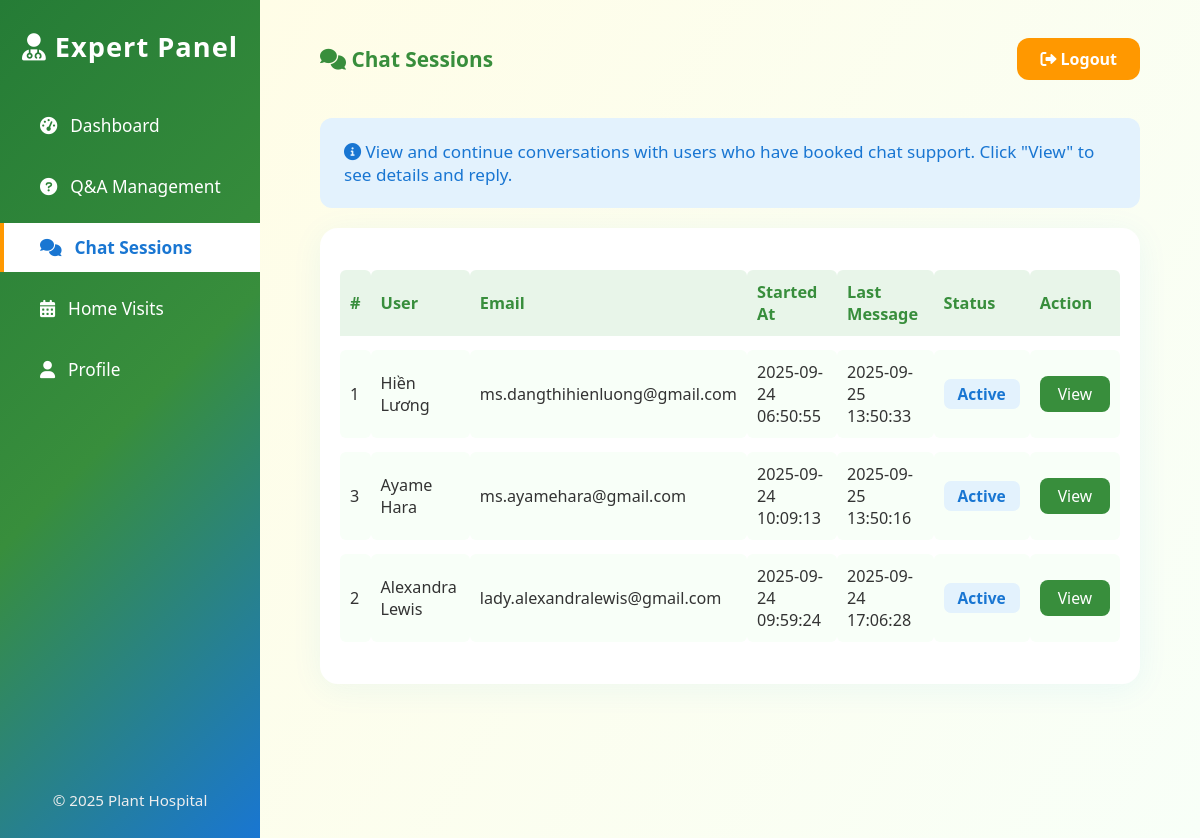
/expert/chat-sessions (signed in), run on the app's committed database.
### tables this page shows
CREATE TABLE chat_session (
    id INTEGER PRIMARY KEY AUTOINCREMENT,
    user_id INTEGER NOT NULL,
    expert_id INTEGER NOT NULL,
    started_at TIMESTAMP DEFAULT CURRENT_TIMESTAMP,
    last_message_at TIMESTAMP DEFAULT CURRENT_TIMESTAMP,
    status TEXT DEFAULT 'active',
    FOREIGN KEY(user_id) REFERENCES user(id),
    FOREIGN KEY(expert_id) REFERENCES experts(id)
);

CREATE TABLE user (
  id INTEGER PRIMARY KEY AUTOINCREMENT,
  username TEXT UNIQUE NOT NULL,
  email TEXT UNIQUE NOT NULL,
  password TEXT NOT NULL,
  created_at TIMESTAMP NOT NULL DEFAULT CURRENT_TIMESTAMP
);

### flaskr/expert.py (the view)
@bp.route('/chat-sessions')
@expert_required
def chat_sessions():
    db = get_db()
    expert_id = session.get('expert_id')
    sessions = db.execute(
        '''
        SELECT cs.id, cs.started_at, cs.last_message_at, cs.status, u.username, u.email
        FROM chat_session cs
        JOIN user u ON cs.user_id = u.id
        WHERE cs.expert_id = ?
        ORDER BY cs.last_message_at DESC
        ''',
        (expert_id,)
    ).fetchall()
    return render_template('expert/chat_sessions.html', sessions=sessions)

### flaskr/auth.py (called while the page is built)
@bp.before_app_request
def load_logged_in_user():
    user_id = session.get('user_id')
    if user_id is None:
        g.user = None
    else:
        g.user = get_db().execute(
            'SELECT * FROM user WHERE id = ?', (user_id,)
        ).fetchone()

### flaskr/db.py (called while the page is built)
def get_db():
    if 'db' not in g:
        g.db = sqlite3.connect(
            current_app.config['DATABASE'],
            detect_types=sqlite3.PARSE_DECLTYPES
        )
        g.db.row_factory = sqlite3.Row
    return g.db

### flaskr/expert.py (called while the page is built)
def expert_required(view):
    from functools import wraps
    def wrapped_view(**kwargs):
        if not session.get('is_expert'):
            return redirect(url_for('auth.login_expert'))
        return view(**kwargs)
    return wraps(view)(wrapped_view)

### flaskr/templates/expert/chat_sessions.html (shortened to what this page needs)
<!DOCTYPE html>
<html lang="en">
  <head>
    <link
      rel="stylesheet"
      href="https://cdnjs.cloudflare.com/ajax/libs/font-awesome/6.0.0-beta3/css/all.min.css"
    />
  </head>
  <body>
    <div class="dashboard-container">
      <aside class="sidebar">
        <div class="logo"><i class="fas fa-user-md"></i> Expert Panel</div>
        <nav>
          <a href="{{ url_for('expert_dashboard') }}"
            ><i class="fas fa-tachometer-alt"></i> Dashboard</a
          >
          <a href="{{ url_for('expert.questions') }}"
            ><i class="fas fa-question-circle"></i> Q&A Management</a
          >
          <a href="{{ url_for('expert.chat_sessions') }}" class="active"
            ><i class="fas fa-comments"></i> Chat Sessions</a
          >
          <a href="#"><i class="fas fa-calendar-alt"></i> Home Visits</a>
          <a href="#"><i class="fas fa-user"></i> Profile</a>
        </nav>
        <div class="sidebar-footer">&copy; 2025 Plant Hospital</div>
      </aside>
      <main class="main-content">
        <div class="dashboard-header">
          <div class="welcome">
            <i class="fas fa-comments"></i> Chat Sessions
          </div>
          <a href="{{ url_for('auth.logout') }}" class="logout-btn">
            <i class="fas fa-sign-out-alt"></i> Logout
          </a>
        </div>
        <div class="info-box">
          <i class="fas fa-info-circle"></i>
          View and continue conversations with users who have booked chat
          support. Click "View" to see details and reply.
        </div>
        <div class="table-wrapper">
          <table class="session-table">
            <tr>
              <th>#</th>
              <th>User</th>
              <th>Email</th>
              <th>Started At</th>
              <th>Last Message</th>
              <th>Status</th>
              <th>Action</th>
            </tr>
            {% for s in sessions %}
            <tr>
              <td>{{ s.id }}</td>
              <td>{{ s.username }}</td>
              <td>{{ s.email }}</td>
              <td>{{ s.started_at or '-' }}</td>
              <td>{{ s.last_message_at or '-' }}</td>
              <td>
                <span class="session-status {{ s.status|lower }}">
                  {{ s.status.capitalize() }}
                </span>
              </td>
              <td class="session-action">
                <a
                  href="{{ url_for('expert.chat_session_detail', session_id=s.id) }}"
                  class="btn-detail"
                  >View</a
                >
              </td>
            </tr>
            {% else %}
            <tr>
              <td colspan="7" style="text-align: center; color: #aaa">
                No chat sessions found.
              </td>
            </tr>
            {% endfor %}
          </table>
        </div>
      </main>
    </div>
  </body>
</html>

### flaskr/templates/expert/chat_sessions.html (style rules this page uses)
body { background: linear-gradient(120deg, #e3f2fd 0%, #e8f5e9 100%); font-family: "Segoe UI", Arial, sans-serif; margin: 0; min-height: 100vh; color: #333; }
.dashboard-container { display: flex; min-height: 100vh; }
.sidebar { width: 260px; background: linear-gradient( 135deg, #257c36 0%, #388e3c 50%, #1976d2 100% ); color: #fff; display: flex; flex-direction: column; padding: 28px 0; box-shadow: 2px 0 18px #2196f322; }
.sidebar .logo { font-size: 1.7rem; font-weight: 700; text-align: center; margin-bottom: 36px; letter-spacing: 1px; color: #fff; }
.sidebar nav { display: flex; flex-direction: column; gap: 12px; flex: 1; }
.sidebar a { color: #fff; text-decoration: none; padding: 13px 36px; font-size: 1.08rem; display: flex; align-items: center; gap: 13px; border-left: 4px solid transparent; transition: background 0.18s, border 0.18s, color 0.18s; }
.sidebar a.active, .sidebar a:hover { background: #fff; color: #1976d2; border-left: 4px solid #ff9800; font-weight: 600; }
.sidebar .sidebar-footer { margin-top: auto; text-align: center; font-size: 0.95rem; color: #eee; padding: 20px 0 0 0; }
.main-content { flex: 1; padding: 38px 5vw 0 5vw; background: linear-gradient(120deg, #fffde7 0%, #f8fff8 100%); min-height: 100vh; }
.dashboard-header { display: flex; justify-content: space-between; align-items: center; margin-bottom: 38px; }
.dashboard-header .welcome { font-size: 1.3rem; font-weight: 600; color: #388e3c; }
.dashboard-header .logout-btn { background: #ff9800; color: #fff; border: none; border-radius: 12px; padding: 10px 23px; font-weight: 600; font-size: 1rem; cursor: pointer; transition: background 0.2s; text-decoration: none; }
.info-box { background: #e3f2fd; border-radius: 12px; padding: 22px 24px; margin-bottom: 20px; color: #1976d2; font-size: 1.07rem; font-weight: 500; }
.table-wrapper { background: #fff; border-radius: 18px; box-shadow: 0 5px 32px #2196f311; padding: 28px 20px; overflow-x: auto; }
.session-table { width: 100%; border-collapse: separate; border-spacing: 0 14px; font-size: 1.01rem; }
.session-table th, .session-table td { padding: 11px 10px; text-align: left; }
.session-table th { background: #e8f5e9; color: #388e3c; font-size: 1.02rem; font-weight: 600; border-radius: 6px 6px 0 0; }
.session-table td { background: #f8fff8; border-radius: 6px; }
.session-status { font-weight: 600; border-radius: 7px; padding: 4px 14px; font-size: 0.97rem; }
.active { background: #e3f2fd; color: #1976d2; }
.session-action { text-align: center; }
.btn-detail { background: #388e3c; color: #fff; border: none; border-radius: 8px; padding: 7px 18px; font-size: 0.98rem; cursor: pointer; transition: background 0.18s; text-decoration: none; display: inline-block; }

### data on the page
chat_session: id "1", username "Hiền Lương", email "ms.dangthihienluong@gmail.com", started_at "2025-09-24 06:50:55", last_message_at "2025-09-25 13:50:33", status "Active"
chat_session: id "3", username "Ayame Hara", email "ms.ayamehara@gmail.com", started_at "2025-09-24 10:09:13", last_message_at "2025-09-25 13:50:16", status "Active"
chat_session: id "2", username "Alexandra Lewis", email "lady.alexandralewis@gmail.com", started_at "2025-09-24 09:59:24", last_message_at "2025-09-24 17:06:28", status "Active"
